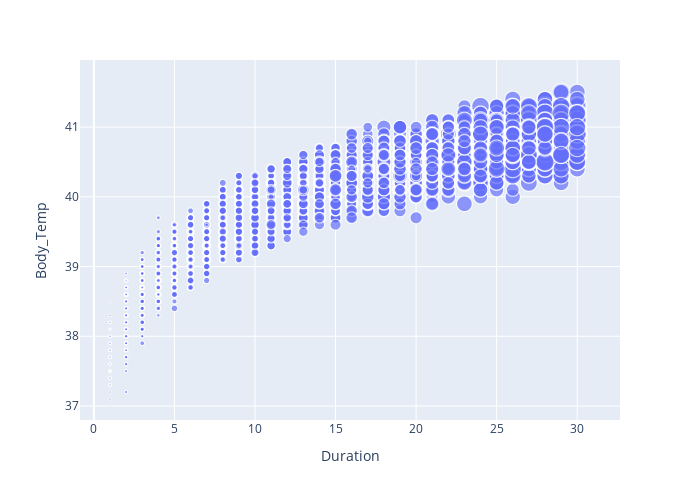

The notebook cell this image was saved under:
### Markdown cell above
* AS we can see the Categorized_BMI is identically distribution between age groups .
* An interesting thing is , about 50% of old individuals have Normal weight & another 50% have Overweight/Obese .

### Code cell
fig = px.scatter(exercise_train_data, x = "Duration", y = "Body_Temp", size="Calories")
fig.update_layout( width = 700, height = 500)
fig.show()

### Figure 1 — Plotly figure (JSON) as saved in the notebook; plotly's stock layout.template omitted (floating-point values rounded to 4 significant figures; data arrays with more than 128 entries replaced by an {"elided": "..."} marker saying what was removed)
{"data": [{"hovertemplate": "Duration=%{x}<br>Body_Temp=%{y}<br>Calories=%{marker.size}<extra></extra>", "legendgroup": "", "marker": {"color": "#636efa", "size": {"elided": "12000 int values"}, "sizemode": "area", "sizeref": 0.7225, "symbol": "circle"}, "mode": "markers", "name": "", "showlegend": false, "type": "scattergl", "x": {"elided": "12000 int values"}, "xaxis": "x", "y": {"elided": "12000 float values"}, "yaxis": "y"}], "layout": {"height": 500, "legend": {"itemsizing": "constant", "tracegroupgap": 0}, "margin": {"t": 60}, "width": 700, "xaxis": {"anchor": "y", "domain": [0, 1], "title": {"text": "Duration"}}, "yaxis": {"anchor": "x", "domain": [0, 1], "title": {"text": "Body_Temp"}}}}
